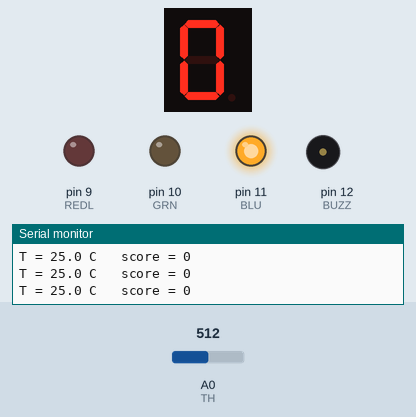
A sketch run on a simulated Arduino Uno, built with avr-gcc and run on an emulated ATmega328P. On the bench: 1-digit seven-segment display, output pins drawn as LEDs (lit = HIGH), buzzer (waves = sounding, pin HIGH), the last lines printed to the serial monitor. Wiring (inferred from the names in the program): 1-digit 7-segment display, segments lit when HIGH: segments pin 2, pin 3, pin 4, pin 5, pin 6, pin 7, pin 8. The inputs (shaded band) are chosen by the test bench; at power-on: A0 (TH) = 512. The segment pins are drawn as the display they are named for; pins used as bus, display or sensor lines are not drawn.

Above: at 1.2 s.
1.3 s: A0 (TH) set to 803
At 2.1 s:
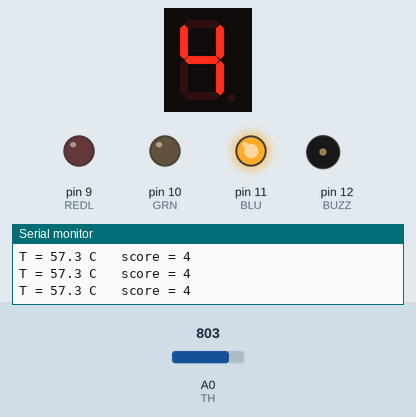
3.0 s: A0 (TH) set to 829
At 4.4 s:
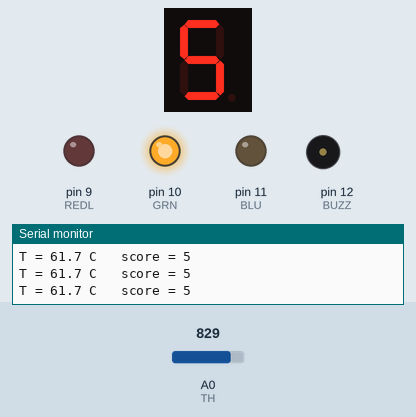
4.7 s: A0 (TH) set to 882
At 5.9 s:
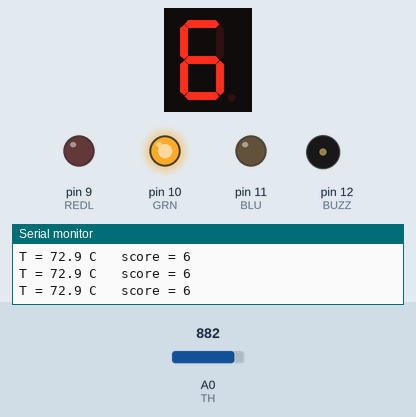
6.2 s: A0 (TH) set to 904
At 7.5 s:
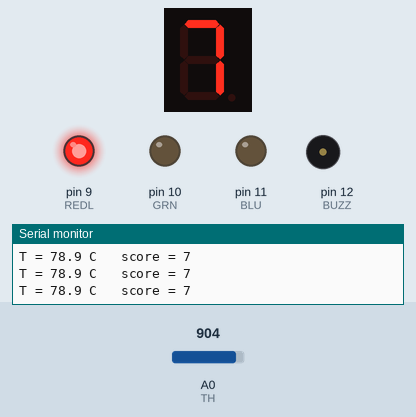
7.8 s: A0 (TH) set to 511
At 8.1 s:
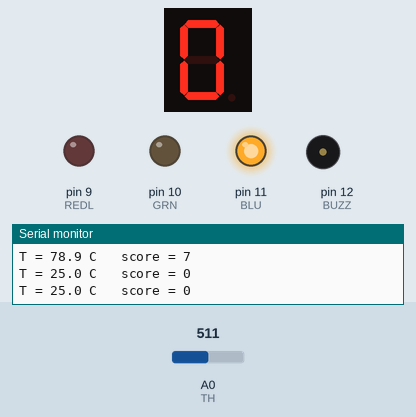
9.3 s: A0 (TH) set to 900
At 9.7 s:
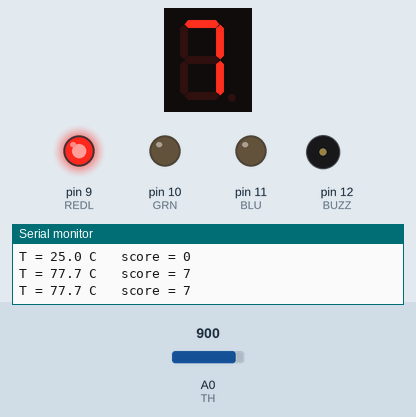
Timing chart, 0 to 11.8 s (numbered marks = the images above; inputs shaded):
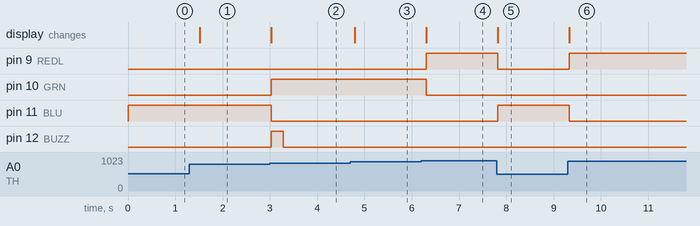

The sketch:

P17_Gahwa-Serving-Temperature-Guide.ino
```cpp
/* PROJECT 17 - GAHWA SERVING TEMPERATURE GUIDE  (11.A Group 2)
   Thermistor (sealed in a thin plastic sleeve) in the cup.
   BLUE too cold, GREEN ready to serve, RED too hot. One chirp when ready.
   Display: 0 = 30 C ... 9 = 90 C.  SAFETY: warm water only, never boiling. */
const int TH = A0;
const int REDL = 9, GRN = 10, BLU = 11; // LEDs (each through 220 ohm)
const int BUZZ = 12;                    // ACTIVE buzzer

// ---- YOUR serving band - set it after testing with a real thermometer ----
const float READY_LOW  = 60.0;
const float READY_HIGH = 75.0;

bool chirped = false;
unsigned long chirpAt = 0;

// ---------- THERMISTOR -> degrees C (Beta equation) ----------
const float BETA = 3950.0, R0 = 10000.0, T0 = 298.15, RFIX = 10000.0;
float tempC() {
  long sum = 0;
  for (int i = 0; i < 10; i++) sum += analogRead(TH);   // average 10 readings
  float raw = sum / 10.0;
  if (raw < 1 || raw > 1022) return -99;                // wire loose / short
  float rTh = RFIX * ((1023.0 / raw) - 1.0);            // thermistor to 5V, 10k to GND
  float tK  = 1.0 / (1.0 / T0 + (1.0 / BETA) * log(rTh / R0));
  return tK - 273.15;
}
// ---------- 7-SEGMENT DISPLAY (pins a,b,c,d,e,f,g) ----------
const int SEG[7] = {2, 3, 4, 5, 6, 7, 8};
const bool SEG_COMMON_ANODE = false;   // true = common pin goes to 5V instead of GND
const byte DIGIT[10][7] = {
  {1,1,1,1,1,1,0}, {0,1,1,0,0,0,0}, {1,1,0,1,1,0,1}, {1,1,1,1,0,0,1},
  {0,1,1,0,0,1,1}, {1,0,1,1,0,1,1}, {1,0,1,1,1,1,1}, {1,1,1,0,0,0,0},
  {1,1,1,1,1,1,1}, {1,1,1,1,0,1,1} };

void show(int n) {                      // show one number 0-9
  n = constrain(n, 0, 9);
  for (int i = 0; i < 7; i++) {
    bool on = DIGIT[n][i];
    digitalWrite(SEG[i], SEG_COMMON_ANODE ? !on : on);
  }
}

void setup() {
  Serial.begin(9600);
  for (int i = 0; i < 7; i++) pinMode(SEG[i], OUTPUT);
  pinMode(REDL, OUTPUT); pinMode(GRN, OUTPUT); pinMode(BLU, OUTPUT);
  pinMode(BUZZ, OUTPUT);
}

void loop() {
  float t = tempC();
  if (t == -99) { Serial.println("Check thermistor wiring"); delay(500); return; }

  int score = constrain((int)((t - 30.0) / 60.0 * 9.0 + 0.5), 0, 9);
  show(score);

  bool ready = (t >= READY_LOW && t <= READY_HIGH);
  digitalWrite(BLU,  t < READY_LOW);
  digitalWrite(GRN,  ready);
  digitalWrite(REDL, t > READY_HIGH);

  if (ready && !chirped) { chirped = true; chirpAt = millis(); }   // once per entry
  if (!ready) chirped = false;
  digitalWrite(BUZZ, (chirped && millis() - chirpAt < 120) ? HIGH : LOW);

  Serial.print("T = "); Serial.print(t, 1);
  Serial.print(" C   score = "); Serial.println(score);
  delay(250);
}
```

Measured:
- the behaviour switches between 819 and 820 on A0 (TH) (found by bisection; images 1 and 2)
- the behaviour switches between 890 and 891 on A0 (TH) (found by bisection; images 3 and 4)
- after the input at 1.3 s, the display: changes after 0.21 s (image 1)
- after the input at 3.0 s, pin 10 (GRN): LOW → HIGH at once; pin 11 (BLU): HIGH → LOW at once; pin 12 (BUZZ): LOW → HIGH at once, → LOW 0.25 s later; the display: changes at once (image 2)
- after the input at 4.7 s, the display: changes after 0.09 s (image 3)
- after the input at 6.2 s, pin 9 (REDL): LOW → HIGH after 0.10 s; pin 10 (GRN): HIGH → LOW after 0.10 s; the display: changes after 0.10 s (image 4)
- after the input at 7.8 s, pin 9 (REDL): HIGH → LOW at once; pin 11 (BLU): LOW → HIGH at once; the display: changes at once (image 5)
- after the input at 9.3 s, pin 9 (REDL): LOW → HIGH at once; pin 11 (BLU): HIGH → LOW at once; the display: changes at once (image 6)
